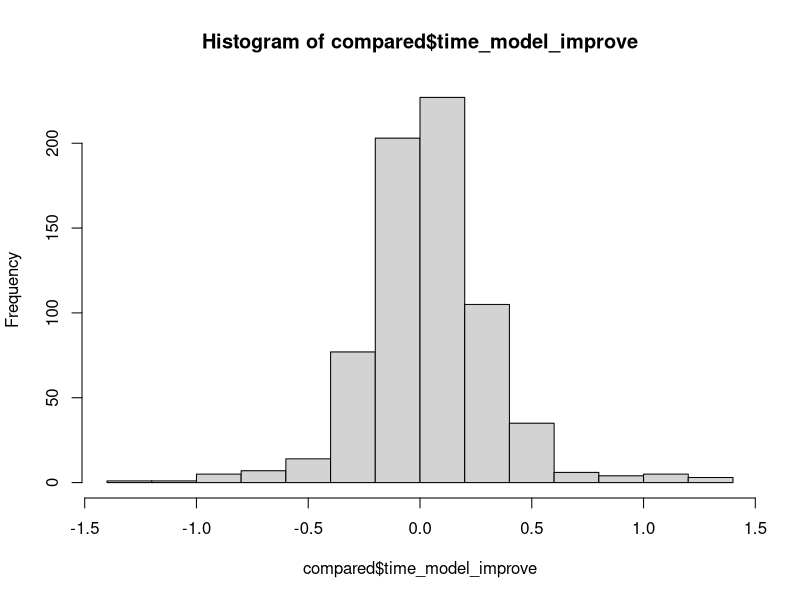
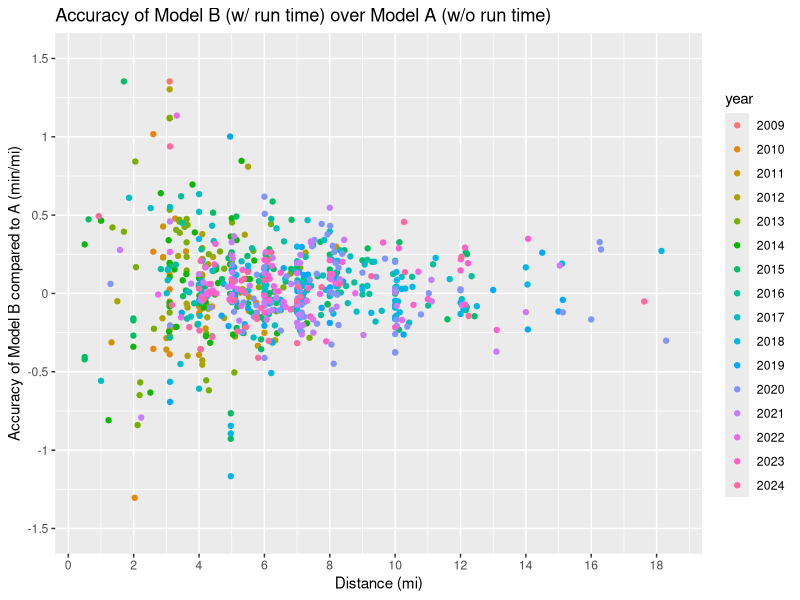

Write the R code that produced these figures, in order.
#running through random forests
library(tidyverse)
library(ggplot2)
library(randomForest)
require(caTools)
setwd("~/dolwick_project")
r_data <- read_csv("clean.csv")

##### Attempt No. 1 -- without runtime #####
runs <- r_data[,-3] %>%
  filter(!is.na(pace_min))

sample_run = sample.split(runs$pace_min, SplitRatio = .75)
training = subset(runs, sample_run == TRUE)
testing  = subset(runs, sample_run == FALSE)

rf_run <- randomForest(
  pace_min ~ .,
  data=training,
  importance=TRUE
)
rf_run
#looks like it ran a regression and explained 48% of the variance
  #in the OOP data
print(rf_run$ntree)
  #number of decision trees = 500 (this is default)
print(rf_run$mse)
  #final mse = .45 (higher is worse)
#output showing importance of each feature
print(rf_run$importance)
#           %IncMSE IncNodePurity
# Date    0.4253743      460.3396
# Mileage 0.7311216      588.0173
# higher %IncMSE = more important variable
# for more info on interpreting these data:
  # https://stats.stackexchange.com/questions/162465/in-a-random-forest-is-larger-incmse-better-or-worse


#predicting the pace of my runs I think lol
pred_run = predict(rf_run, newdata=testing[-3])

#looking at the predicted values of each run in the test sample
testingpred <- testing
testingpred$pred <- pred_run

##### Attempt No. 2 -- with runtime #####
runs2 <- r_data %>%
  separate(time_corr, c("h", "m", "s"), sep = ":") %>%
  filter(!is.na(pace_min))

runs2$h <- as.numeric(runs2$h)
runs2$m <- as.numeric(runs2$m)
runs2$s <- as.numeric(runs2$s)

sample_run2 = sample.split(runs2$pace_min, SplitRatio = .75)
training2 = subset(runs2, sample_run == TRUE)
testing2  = subset(runs2, sample_run == FALSE)

rf_run2 <- randomForest(
  pace_min ~ .,
  data=training2,
  importance=TRUE
)
rf_run2
  #54.28% var explained ... better than last time
print(rf_run2$mse)
  #final mse = .39 ... better than last time
print(rf_run2$importance)
#            %IncMSE IncNodePurity
# Date    0.17894620     146.93419
# Mileage 0.71264641     238.39583
# h       0.32321526      34.68238
# m       1.04332152     207.14858
# s       0.01125933      49.66407
# the minutes variable was unsurprisingly very important
# minutes and mileage were most important
  # given how pace is calculated, this makes sense

#predicting the pace of my runs
pred_run2 = predict(rf_run2, newdata=testing2[-6])

#looking at the predicted values of each run in the test sample
testingpred2 <- testing2
testingpred2$pred_w_time <- pred_run2

##### Comparing the Two #####
compare <- full_join(testingpred, testingpred2)
compare <- compare %>% select(1:2,5:7,3:4,8)

colnames(compare)[6] <- "actual_pace"
colnames(compare)[7] <- "rfpred_pace"
colnames(compare)[8] <- "rfpred_pace_w_time"

compared <- compare %>%
  mutate(wo_time_error = abs(rfpred_pace - actual_pace)) %>%
  mutate(w_time_error = abs(rfpred_pace_w_time - actual_pace)) %>%
  mutate(time_model_improve = wo_time_error - w_time_error)

hist(compared$time_model_improve)

compared_A <- compared %>%
  separate(Date, c("year", "month", "day"), sep = "-")

ggplot(data = compared_A) + 
  geom_point(mapping = aes(x = Mileage, y = time_model_improve,
                           color = year)) +
  scale_x_continuous(name = "Distance (mi)",
                     breaks = c(0,2,4,6,8,10,12,14,16,18), 
                     labels = c(0,2,4,6,8,10,12,14,16,18),
                     limits = c(0.5,18.5)) +
  scale_y_continuous(name = "Accuracy of Model B compared to A (min/mi)",
                     breaks = c(-1.5,-1,-0.5,0,0.5,1,1.5), 
                     labels = c(-1.5,-1,-0.5,0,0.5,1,1.5),
                     limits = c(-1.51,1.51)) +
  ggtitle("Accuracy of Model B (w/ run time) over Model A (w/o run time) ")
